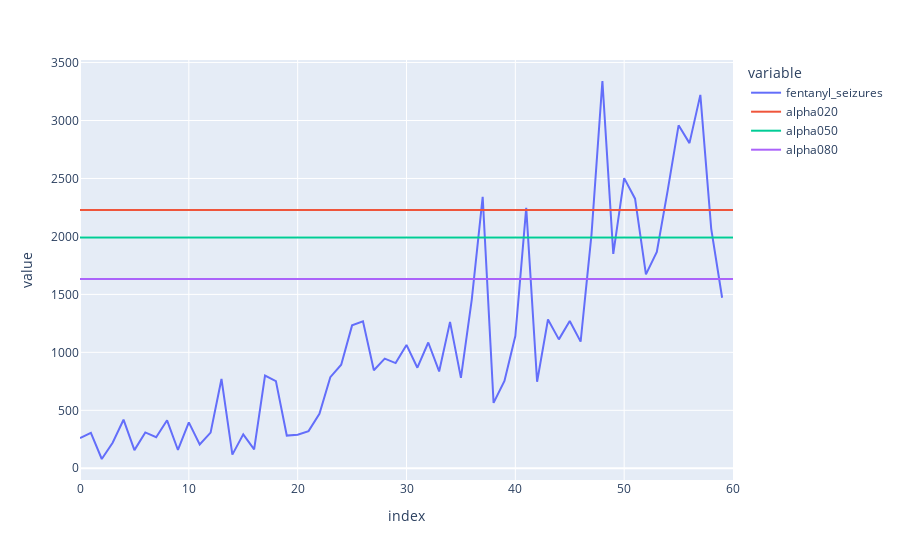

The cell this chart's notebook holds for it:
### Code cell
levels = pd.DataFrame([data, 
[float(level2) for i in range(61)], 
[float(level5) for i in range(61)], 
[float(level8) for i in range(61)]]).T

levels.columns = ['fentanyl_seizures', 'alpha020', 'alpha050', 'alpha080']

levels.reset_index(drop=True, inplace=True)

# Plot using Plotly
fig = px.line(levels, y=['fentanyl_seizures', 'alpha020', 'alpha050', 'alpha080'])

# Show the plot
fig.show()

### Figure 1 — Plotly figure (JSON) as saved in the notebook; plotly's stock layout.template omitted (floating-point values rounded to 4 significant figures)
{"data": [{"hovertemplate": "variable=fentanyl_seizures<br>index=%{x}<br>value=%{y}<extra></extra>", "legendgroup": "fentanyl_seizures", "line": {"color": "#636efa", "dash": "solid"}, "marker": {"symbol": "circle"}, "mode": "lines", "name": "fentanyl_seizures", "orientation": "v", "showlegend": true, "type": "scatter", "x": [0, 1, 2, 3, 4, 5, 6, 7, 8, 9, 10, 11, 12, 13, 14, 15, 16, 17, 18, 19, 20, 21, 22, 23, 24, 25, 26, 27, 28, 29, 30, 31, 32, 33, 34, 35, 36, 37, 38, 39, 40, 41, 42, 43, 44, 45, 46, 47, 48, 49, 50, 51, 52, 53, 54, 55, 56, 57, 58, 59, 60], "xaxis": "x", "y": [260.9, 305.9, 79.87, 220.0, 418.8, 156.4, 309.0, 268.1, 413.8, 157.7, 396.2, 206.0, 307.8, 770.6, 117.4, 292.4, 162.8, 799.6, 752.3, 282.0, 288.9, 320.7, 469.3, 785.6, 893.6, 1233.0, 1268.0, 845.4, 945.5, 907.5, 1064.0, 867.5, 1085.0, 835.0, 1263.0, 779.3, 1458.0, 2342.0, 564.5, 752.7, 1141.0, 2246.0, 745.8, 1283.0, 1112.0, 1270.0, 1092.0, 2018.0, 3341.0, 1849.0, 2503.0, 2326.0, 1672.0, 1866.0, 2398.0, 2959.0, 2805.0, 3221.0, 2065.0, 1471.0, null], "yaxis": "y"}, {"hovertemplate": "variable=alpha020<br>index=%{x}<br>value=%{y}<extra></extra>", "legendgroup": "alpha020", "line": {"color": "#EF553B", "dash": "solid"}, "marker": {"symbol": "circle"}, "mode": "lines", "name": "alpha020", "orientation": "v", "showlegend": true, "type": "scatter", "x": [0, 1, 2, 3, 4, 5, 6, 7, 8, 9, 10, 11, 12, 13, 14, 15, 16, 17, 18, 19, 20, 21, 22, 23, 24, 25, 26, 27, 28, 29, 30, 31, 32, 33, 34, 35, 36, 37, 38, 39, 40, 41, 42, 43, 44, 45, 46, 47, 48, 49, 50, 51, 52, 53, 54, 55, 56, 57, 58, 59, 60], "xaxis": "x", "y": [2227.0, 2227.0, 2227.0, 2227.0, 2227.0, 2227.0, 2227.0, 2227.0, 2227.0, 2227.0, 2227.0, 2227.0, 2227.0, 2227.0, 2227.0, 2227.0, 2227.0, 2227.0, 2227.0, 2227.0, 2227.0, 2227.0, 2227.0, 2227.0, 2227.0, 2227.0, 2227.0, 2227.0, 2227.0, 2227.0, 2227.0, 2227.0, 2227.0, 2227.0, 2227.0, 2227.0, 2227.0, 2227.0, 2227.0, 2227.0, 2227.0, 2227.0, 2227.0, 2227.0, 2227.0, 2227.0, 2227.0, 2227.0, 2227.0, 2227.0, 2227.0, 2227.0, 2227.0, 2227.0, 2227.0, 2227.0, 2227.0, 2227.0, 2227.0, 2227.0, 2227.0], "yaxis": "y"}, {"hovertemplate": "variable=alpha050<br>index=%{x}<br>value=%{y}<extra></extra>", "legendgroup": "alpha050", "line": {"color": "#00cc96", "dash": "solid"}, "marker": {"symbol": "circle"}, "mode": "lines", "name": "alpha050", "orientation": "v", "showlegend": true, "type": "scatter", "x": [0, 1, 2, 3, 4, 5, 6, 7, 8, 9, 10, 11, 12, 13, 14, 15, 16, 17, 18, 19, 20, 21, 22, 23, 24, 25, 26, 27, 28, 29, 30, 31, 32, 33, 34, 35, 36, 37, 38, 39, 40, 41, 42, 43, 44, 45, 46, 47, 48, 49, 50, 51, 52, 53, 54, 55, 56, 57, 58, 59, 60], "xaxis": "x", "y": [1990.0, 1990.0, 1990.0, 1990.0, 1990.0, 1990.0, 1990.0, 1990.0, 1990.0, 1990.0, 1990.0, 1990.0, 1990.0, 1990.0, 1990.0, 1990.0, 1990.0, 1990.0, 1990.0, 1990.0, 1990.0, 1990.0, 1990.0, 1990.0, 1990.0, 1990.0, 1990.0, 1990.0, 1990.0, 1990.0, 1990.0, 1990.0, 1990.0, 1990.0, 1990.0, 1990.0, 1990.0, 1990.0, 1990.0, 1990.0, 1990.0, 1990.0, 1990.0, 1990.0, 1990.0, 1990.0, 1990.0, 1990.0, 1990.0, 1990.0, 1990.0, 1990.0, 1990.0, 1990.0, 1990.0, 1990.0, 1990.0, 1990.0, 1990.0, 1990.0, 1990.0], "yaxis": "y"}, {"hovertemplate": "variable=alpha080<br>index=%{x}<br>value=%{y}<extra></extra>", "legendgroup": "alpha080", "line": {"color": "#ab63fa", "dash": "solid"}, "marker": {"symbol": "circle"}, "mode": "lines", "name": "alpha080", "orientation": "v", "showlegend": true, "type": "scatter", "x": [0, 1, 2, 3, 4, 5, 6, 7, 8, 9, 10, 11, 12, 13, 14, 15, 16, 17, 18, 19, 20, 21, 22, 23, 24, 25, 26, 27, 28, 29, 30, 31, 32, 33, 34, 35, 36, 37, 38, 39, 40, 41, 42, 43, 44, 45, 46, 47, 48, 49, 50, 51, 52, 53, 54, 55, 56, 57, 58, 59, 60], "xaxis": "x", "y": [1633.0, 1633.0, 1633.0, 1633.0, 1633.0, 1633.0, 1633.0, 1633.0, 1633.0, 1633.0, 1633.0, 1633.0, 1633.0, 1633.0, 1633.0, 1633.0, 1633.0, 1633.0, 1633.0, 1633.0, 1633.0, 1633.0, 1633.0, 1633.0, 1633.0, 1633.0, 1633.0, 1633.0, 1633.0, 1633.0, 1633.0, 1633.0, 1633.0, 1633.0, 1633.0, 1633.0, 1633.0, 1633.0, 1633.0, 1633.0, 1633.0, 1633.0, 1633.0, 1633.0, 1633.0, 1633.0, 1633.0, 1633.0, 1633.0, 1633.0, 1633.0, 1633.0, 1633.0, 1633.0, 1633.0, 1633.0, 1633.0, 1633.0, 1633.0, 1633.0, 1633.0], "yaxis": "y"}], "layout": {"legend": {"title": {"text": "variable"}, "tracegroupgap": 0}, "margin": {"t": 60}, "xaxis": {"anchor": "y", "domain": [0, 1], "title": {"text": "index"}}, "yaxis": {"anchor": "x", "domain": [0, 1], "title": {"text": "value"}}}}
